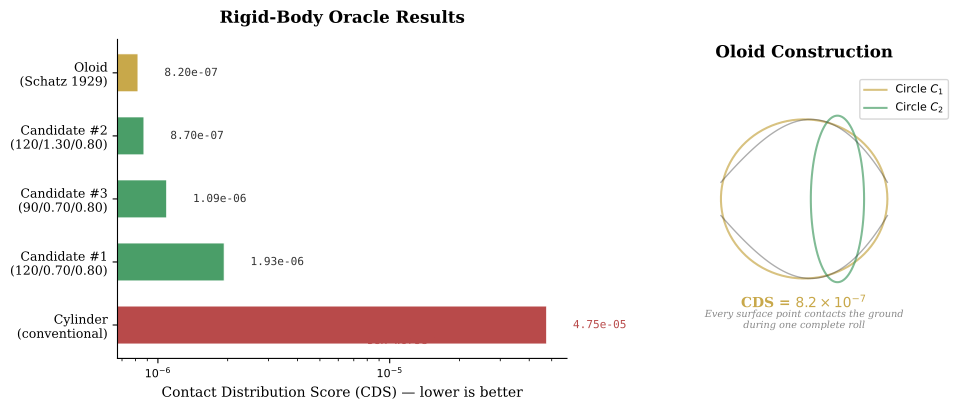

Source code (Python):
"""
Generate a comparison figure for the preprint:
Oloid vs Cylinder CDS scores with wireframe silhouettes.
Outputs fig_comparison.pdf using matplotlib.

Run: pip install matplotlib && python fig_comparison.py
"""
import numpy as np
import matplotlib
matplotlib.use('Agg')
import matplotlib.pyplot as plt
from matplotlib.patches import FancyBboxPatch

fig, axes = plt.subplots(1, 2, figsize=(10, 4.5), gridspec_kw={'width_ratios': [3, 2]})
fig.patch.set_facecolor('white')

# --- Left panel: CDS bar chart (log scale) ---
ax = axes[0]
names = ['Oloid\n(Schatz 1929)', 'Candidate #2\n(120/1.30/0.80)',
         'Candidate #3\n(90/0.70/0.80)', 'Candidate #1\n(120/0.70/0.80)',
         'Cylinder\n(conventional)']
scores = [8.2e-7, 8.7e-7, 1.09e-6, 1.93e-6, 4.75e-5]
colors = ['#c8a84a', '#4a9e68', '#4a9e68', '#4a9e68', '#b84a4a']

bars = ax.barh(range(len(names)), scores, color=colors, height=0.6, edgecolor='white', linewidth=0.5)
ax.set_yticks(range(len(names)))
ax.set_yticklabels(names, fontsize=9, fontfamily='serif')
ax.set_xscale('log')
ax.set_xlabel('Contact Distribution Score (CDS) — lower is better', fontsize=10, fontfamily='serif')
ax.set_title('Rigid-Body Oracle Results', fontsize=12, fontfamily='serif', fontweight='bold', pad=12)
ax.invert_yaxis()
ax.spines['top'].set_visible(False)
ax.spines['right'].set_visible(False)
ax.tick_params(axis='x', labelsize=8)

# Add score labels
for i, (bar, score) in enumerate(zip(bars, scores)):
    ax.text(score * 1.3, i, f'{score:.2e}', va='center', fontsize=8, fontfamily='monospace',
            color='#333' if score < 1e-5 else '#b84a4a')

# Add 58x annotation
ax.annotate('58x worse', xy=(4.75e-5, 4), xytext=(8e-6, 4.3),
            fontsize=8, fontfamily='monospace', color='#b84a4a',
            arrowprops=dict(arrowstyle='->', color='#b84a4a', lw=0.8))

# --- Right panel: Oloid wireframe sketch ---
ax2 = axes[1]
ax2.set_xlim(-1.8, 1.8)
ax2.set_ylim(-1.5, 1.5)
ax2.set_aspect('equal')
ax2.axis('off')
ax2.set_title('Oloid Construction', fontsize=12, fontfamily='serif', fontweight='bold', pad=12)

# Circle 1 (XZ plane, centered at origin)
theta = np.linspace(0, 2*np.pi, 100)
r = 1.0
# Project circle 1 (in XZ plane) onto 2D with slight rotation for 3D effect
angle = 0.3  # viewing angle
c1x = r * np.cos(theta)
c1y = r * np.sin(theta) * np.cos(angle)
ax2.plot(c1x, c1y, color='#c8a84a', linewidth=1.5, alpha=0.7, label='Circle $C_1$')

# Circle 2 (YZ plane, centered at (r,0,0))
c2x = r + r * np.cos(theta) * np.sin(angle) * 0.3
c2y_raw = r * np.sin(theta)
# Shift and rotate for 3D perspective
c2x = r * np.cos(theta) * np.sin(np.pi/2) * 0.4 + 0.5
c2y = r * np.sin(theta)
ax2.plot(c2x * 0.8, c2y, color='#4a9e68', linewidth=1.5, alpha=0.7, label='Circle $C_2$')

# Convex hull outline (approximate)
hull_top = np.array([[-1, 0.2], [-0.5, 0.7], [0, 0.95], [0.5, 0.8], [1, 0.2]])
hull_bot = np.array([[-1, -0.2], [-0.5, -0.7], [0, -0.95], [0.5, -0.8], [1, -0.2]])
from scipy.interpolate import make_interp_spline
t_new = np.linspace(0, 1, 100)
spl_top = make_interp_spline(np.linspace(0, 1, len(hull_top)), hull_top, k=3)
spl_bot = make_interp_spline(np.linspace(0, 1, len(hull_bot)), hull_bot, k=3)
top_pts = spl_top(t_new)
bot_pts = spl_bot(t_new)
ax2.plot(top_pts[:,0], top_pts[:,1], color='#333', linewidth=1, alpha=0.4)
ax2.plot(bot_pts[:,0], bot_pts[:,1], color='#333', linewidth=1, alpha=0.4)

# Labels
ax2.text(0, -1.3, 'CDS = $8.2 \\times 10^{-7}$', ha='center', fontsize=10,
         fontfamily='serif', fontweight='bold', color='#c8a84a')
ax2.text(0, -1.55, 'Every surface point contacts the ground\nduring one complete roll',
         ha='center', fontsize=7, fontfamily='serif', color='#888', style='italic')
ax2.legend(fontsize=8, loc='upper right', framealpha=0.8)

plt.tight_layout(pad=2)
plt.savefig('fig_comparison.pdf', dpi=300, bbox_inches='tight', facecolor='white')
plt.savefig('fig_comparison.png', dpi=200, bbox_inches='tight', facecolor='white')
print("Saved fig_comparison.pdf and fig_comparison.png")
